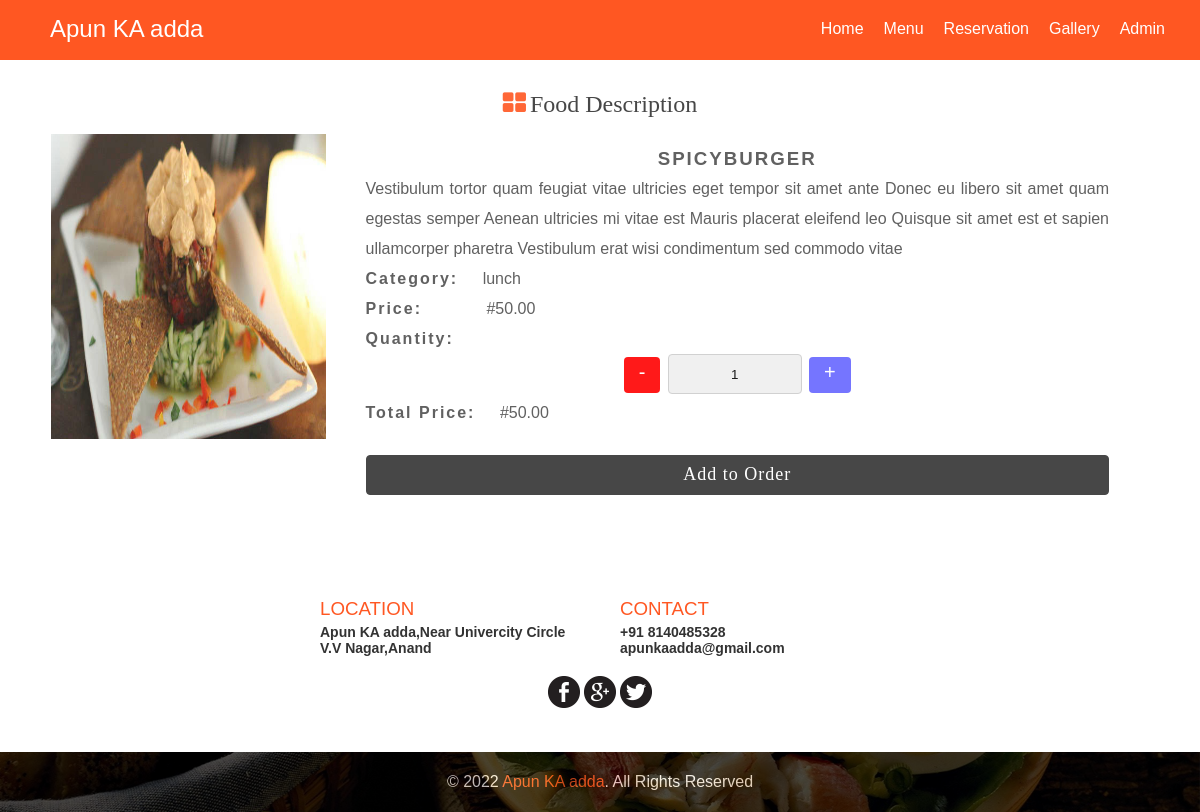
/detail.php?fid=1, run on the app's committed database.
### tables this page shows
CREATE TABLE IF NOT EXISTS `food` (
  `id` int(11) NOT NULL,
  `food_name` varchar(255) NOT NULL,
  `food_category` varchar(255) NOT NULL,
  `food_price` varchar(255) NOT NULL,
  `food_description` text NOT NULL
);

### detail.php (the view, shortened to what this page needs)
<?php
	require "admin/includes/db.php";
	$name = "";
	$desc = "";
	$price = "";
	$id = "";
	if($_SERVER['REQUEST_METHOD'] == 'GET') {
		if(isset($_GET['fid']) && preg_replace("#[^0-9]#", "", $_GET['fid']) != "") {
			$fid = preg_replace("#[^0-9]#", "", $_GET['fid']);
			if($fid != "") {
				$get_detail = $db->query("SELECT * FROM food WHERE id='".$fid."' LIMIT 1");
				if($get_detail->num_rows) {
					while($row = $get_detail->fetch_assoc()) {
						$id = $row['id'];
						$name = $row['food_name'];
						$desc = $row['food_description'];
						$cat  = $row['food_category'];
						$price  = $row['food_price'];
					}
				}else{
					header("location: index.php");
				}
			}
		}else{
			header("location: index.php");
		}
	}elseif($_SERVER['REQUEST_METHOD'] == 'POST') {
		if(isset($_POST['submit'])) {
			$id = preg_replace("#[^0-9]#", "", $_POST['fid']);
			$qty = preg_replace("#[^0-9]#", "", $_POST['amount']);
			header("location: basket.php?fid=".$id."&qty=".$qty."");
		}
	}
?>
<!Doctype html>
<html lang="en">
<head>
<link rel="stylesheet" href="css/main.css" />
</head>
<body>
<?php require "includes/header.php"; ?>
<br/><br/><br/>
<div class="content remove_pad" onclick="remove_class()">
	<div class="inner_content on_parallax">
		<h2><span class="fresh">Food Description</span></h2>
		<div class="parallax_content">
			<div class="detail_holder">
				<div class="detail_img">
					<img src="image/FoodPics/<?php echo $id;?>.jpg" width="100%" alt="no image found" />
				</div>
				<div class="detail_desc">
					<form class="" method="post" action="detail.php">
						<h3 class="desc_header"><?php echo $name; ?></h3>
						<p class="desc_detail"><?php echo $desc; ?> </p>
						<p><span class="bold_desc">Category:</span> <?php echo $cat; ?></p>
						<p><span class="bold_desc price">Price:</span> #<span id="price"><?php echo $price; ?></span></p>
						<div class="form_group">
							<p><span class="bold_desc">Quantity:</span></p>
							<p class="label_center"><label class="subtract" onclick="subtract_price();">-</label><input readonly type="text" id="amount" name="amount" value="1"><label class="add" onclick="sum_price();">+</label><p>
						</div>
						<p><span class="bold_desc">Total Price:</span> #<span id="total_price"><?php echo $price; ?></span></p>
						<div class="form_group">
							<input type="submit" name="submit" class="submit add_order" value="Add to Order" />
						</div>
					</form>
				</div>
			</div>
		</div>
	</div>
</div>
<div class="content" onclick="remove_class()">
	<div class="inner_content">
		<div class="contact">
			<div class="left">
				<h3>LOCATION</h3>
				<p>Apun KA adda,Near Univercity Circle</p>
				<p>V.V Nagar,Anand</p>
			</div>
			<div class="left">
				<h3>CONTACT</h3>
				<p>+91 8140485328</p>
				<p>apunkaadda@gmail.com</p>
			</div>
			<div class="icon_holder">
				<a href="#"><img src="image/icons/Facebook.png" alt="image/icons/Facebook.png" /></a>
				<a href="#"><img src="image/icons/Google+.png" alt="image/icons/Google+.png"  /></a>
				<a href="#"><img src="image/icons/Twitter.png" alt="image/icons/Twitter.png"  /></a>
			</div>
		</div>
	</div>
</div>
<div class="footer_parallax" onclick="remove_class()">
	<div class="on_footer_parallax">
		<p>&copy; <?php echo strftime("%Y", time()); ?> <span>Apun KA adda</span>. All Rights Reserved</p>
	</div>
</div>
</body>
</html>

### css/main.css (style rules this page uses)
* { margin: 0; padding: 0; box-sizing: border-box; }
body { font-family: Arial, Helvetica, san-serif, tahoma; }
div.on_parallax { background: #fff; opacity: 0.9; color: #505050; text-align: center; height: 370px; padding: 10px; }
div.on_parallax h2 { color: #333; margin: 15px auto; font-weight: 200; font-family: lucida handwriting; }
span.fresh:before { content: '\f009'; font-family: FontAwesome; color: #FF5722; font-size: 25px; margin-right: 4px; }
div.parallax_content { max-width: 1100px; height: auto; padding: 1px; margin: 0 auto; }
div.content { background: #fff; color: #000; padding: 20px 15px; height: auto; display: block; }
div.content.remove_pad { background: #fff; color: #000; padding: 2px 15px; height: auto; display: block; }
div.inner_content { max-width: 1200px; height: auto; padding: 20px; margin: 0 auto; }
div.left { float: left; width: 50%; height: auto; padding: 20px; }
label { display: block; margin-top: 10px; margin-bottom: 5px; color: #505050; font-size: 18px; }
input[type=text], input[type=email], input[type=number], input[type=date], input[type=time] { width: 100%; border: 1px solid #CCCCCC; padding: 7px; height: 40px; background: #efefef; border-radius: 4px; }
input[type=submit].submit { width: 100%; background: #FF5722; color: #fff; padding: 7px; height: 40px; border: 1px solid #FF5722; font-family: verdana; font-size: 19px; margin-top: 27px; border-radius: 4px; }
div.contact { max-width: 600px; margin: 0 auto; height: auto; color: #333; }
div.contact div.left h3 { color: #FF5722; font-weight: 200; margin-bottom: 4px; }
div.contact div.left p { font-size: 14px; font-weight: bold; }
div.icon_holder { text-align: center; margin-top: 10px; }
div.footer_parallax { background-image: url("../image/dish_2.jpg"); background-attachment: fixed; height: 60px; background-repeat: no-repeat; background-position: center; background-size: cover; width: 100%; }
div.on_footer_parallax { background: #000; opacity: 0.7; color: #fff; text-align: center; height: 60px; padding: 10px; text-align: center; }
div.on_footer_parallax p { line-height: 40px; }
div.on_footer_parallax p span { color: #FF5722; }
div.detail_holder { display: block; height: auto; }
div.detail_img { width: 25%; height: auto; float: left; }
div.detail_img img { height: 305px; }
div.detail_desc { width: 75%; padding: 10px 40px; float: left; text-align: left; line-height: 30px; }
p.label_center { text-align: center; }
h3.desc_header { text-align: center; text-transform:uppercase; letter-spacing: 2px; transition: letter-spacing 200ms ease-in; -moz-transition: letter-spacing 200ms ease-in; -webkit-transition: letter-spacing 200ms ease-in; }
p.desc_detail { text-align: justify; }
div.detail_desc label { padding: 0px 15px 6px 15px; display: inline-block; margin-top: 1px; font-size: 20px; border-radius: 4px; cursor: pointer; }
div.detail_desc label.add { background: #6666FF; color: #fff; }
div.detail_desc label.subtract { background: red; color: #fff; }
span.bold_desc { display: inline-block; font-weight: bold; letter-spacing: 2px; margin-right: 20px; }
span.bold_desc.price { display: inline-block; font-weight: bold; letter-spacing: 2px; margin-right: 60px; }
div.detail_desc input[type=text] { padding: 10px 20px; display: inline; width: 18%; margin: 0% 1%; text-align: center; }
input[type=submit].submit.add_order { background: #333; border: 1px solid #333; letter-spacing: 1px; font-size: 18px; cursor: pointer; transition: letter-spacing 200ms ease-in; -moz-transition: letter-spacing 200ms ease-in; -webkit-transition: letter-spacing 200ms ease-in; }

### data on the page
food: food_name "SPICYBURGER", food_description "Vestibulum tortor quam feugiat vitae ultricies eget tempor sit amet ante Donec eu libero sit amet quam egestas semper Aenean ultricies mi vitae est Mauris placerat eleifend leo Quisque sit amet est et sapien ullamcorper pharetra Vestibulum erat wisi condimentum sed commodo vitae", food_category "lunch", food_price "50.00"
